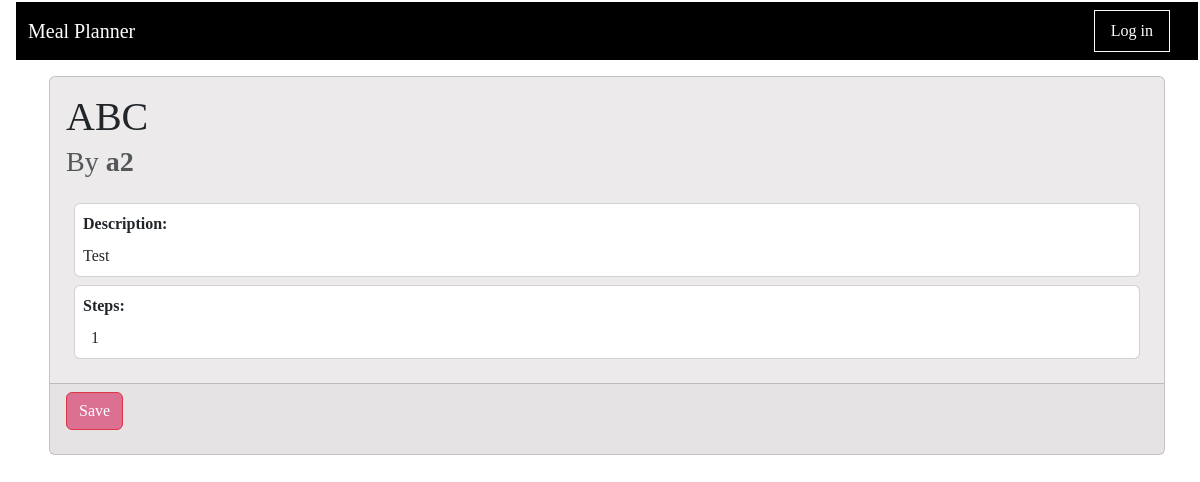
The app's page /recipe/1/view, older data.
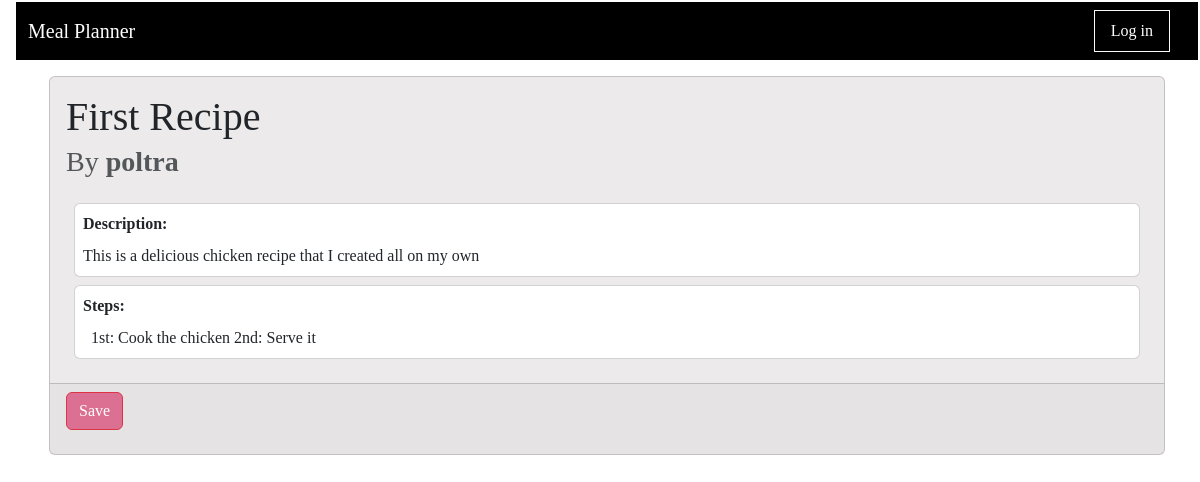
The same page, newer data.
### app/main/models.py (models this page shows, shortened)
class Recipe(db.Model):
    id : sqlo.Mapped[int] = sqlo.mapped_column(primary_key=True)
    title : sqlo.Mapped[str] = sqlo.mapped_column(sqla.String(150), default="")
    description: sqlo.Mapped[str] = sqlo.mapped_column(sqla.String(1500), default="")
    servingSize : sqlo.Mapped[float] = sqlo.mapped_column(sqla.Float, default=0)
    estimatedTime : sqlo.Mapped[str] = sqlo.mapped_column(sqla.String(25), default="")
    steps : sqlo.Mapped[str] = sqlo.mapped_column(sqla.String, default="")
    timestamp : sqlo.Mapped[Optional[datetime]] = sqlo.mapped_column(default = lambda : datetime.now(timezone.utc))
    is_draft : sqlo.Mapped[bool] = sqlo.mapped_column(sqla.Boolean, default=True)
    user_id : sqlo.Mapped[int] = sqlo.mapped_column(sqla.ForeignKey('user.id'))
    writer : sqlo.Mapped['User'] = sqlo.relationship(back_populates='written_recipes')
    tags: sqlo.WriteOnlyMapped['Tag'] = sqlo.relationship(
        secondary=recipe_tags_table, primaryjoin=(recipe_tags_table.c.recipe_id == id),back_populates='recipes', passive_deletes=True)
    recipe_saved_by_users : sqlo.WriteOnlyMapped['User'] = sqlo.relationship(
        secondary=saved_recipes_table,
        primaryjoin=(saved_recipes_table.c.recipe_id == id),
        back_populates='users_saved_recipes'
    )
    ingredients_used: sqlo.WriteOnlyMapped['RecipeIngredientUse'] = sqlo.relationship(back_populates='recipe_usecase_recipe')

class User(db.Model, UserMixin):
    id: sqlo.Mapped[int] = sqlo.mapped_column(primary_key=True)
    first_name: sqlo.Mapped[str] = sqlo.mapped_column(sqla.String(64))
    last_name: sqlo.Mapped[str] = sqlo.mapped_column(sqla.String(64))
    username: sqlo.Mapped[str] = sqlo.mapped_column(sqla.String(64))
    email: sqlo.Mapped[str] = sqlo.mapped_column(sqla.String(120))
    password_hash: sqlo.Mapped[str] = sqlo.mapped_column(sqla.String(256))
    is_certified: sqlo.Mapped[bool] = sqlo.mapped_column(sqla.Boolean, default=False)
    written_recipes: sqlo.WriteOnlyMapped['Recipe'] = sqlo.relationship(back_populates='writer')
    users_saved_recipes : sqlo.WriteOnlyMapped['Recipe'] = sqlo.relationship(
        secondary=saved_recipes_table,
        primaryjoin=(saved_recipes_table.c.user_id == id),
        back_populates='recipe_saved_by_users'
    )
    curr_ingredients: sqlo.WriteOnlyMapped['UserIngredientListUse'] = sqlo.relationship(back_populates='userlist_user')

### app/main/routes.py (the view)
@bp_main.route('/recipe/<recipe_id>/view', methods=['GET'])
def viewRecipe(recipe_id):
    theRecipe = db.session.scalars(sqla.select(Recipe).where(Recipe.id == recipe_id)).first()
    if not (theRecipe is None):
        return render_template('view_recipe.html', recipe = theRecipe)
    return redirect(url_for('main.index'))

### meal_planner.py (called while the page is built)
@app.before_request
def initDB(*args, **kwargs):
    if app._got_first_request:
        db.create_all()

### app/main/templates/view_recipe.html (shortened to what this page needs)
{% extends "base.html" %}
{% import 'bootstrap_wtf.html' as wtf %}
{% block content %}
<div class="d-flex justify-content-between align-items-center">
    <div class="card" style="background-color: #eceaea;">
        <h1 class="card-title m-3 mb-2"> {{recipe.title}} </h1>
        <h3 class="card-subtitle mb-2 mx-3 text-body-secondary"> By <span class="card-subtitle fw-bold"> {{ recipe.writer.username }} </span>  </h2>
        <div class="card-body">
            <div class="card mx-2 mb-2 p-2" style="width: auto;">
                <p class="card-title fw-bold"> Description: </p>
                <p class="card-text"> {{ recipe.description }}</p>
            </div>
            <div class="card mx-2 mb-2 p-2" style="width: auto;">
                <p class="card-title fw-bold" > Steps: </p>
                <p class="card-text ms-2"> {{ recipe.steps }}</p>
            </div>
        </div>
        <div class="card-footer">
            <form action="" method="post">
                    <input type="submit" value="Save" class="btn btn-danger like">
            </form>
        </div>
    </div>
</div>
{% endblock %}

Row changes from the older to the newer data that the page shows:
removed User: writer.username "a2"
changed Recipe: title "ABC" → "First Recipe"; description "Test" → "This is a delicious chicken recipe that I created all on my own"; steps "1" → "1st: Cook the chicken 2nd: Serve it"
now on this page (row edited): User: writer.username "poltra"
